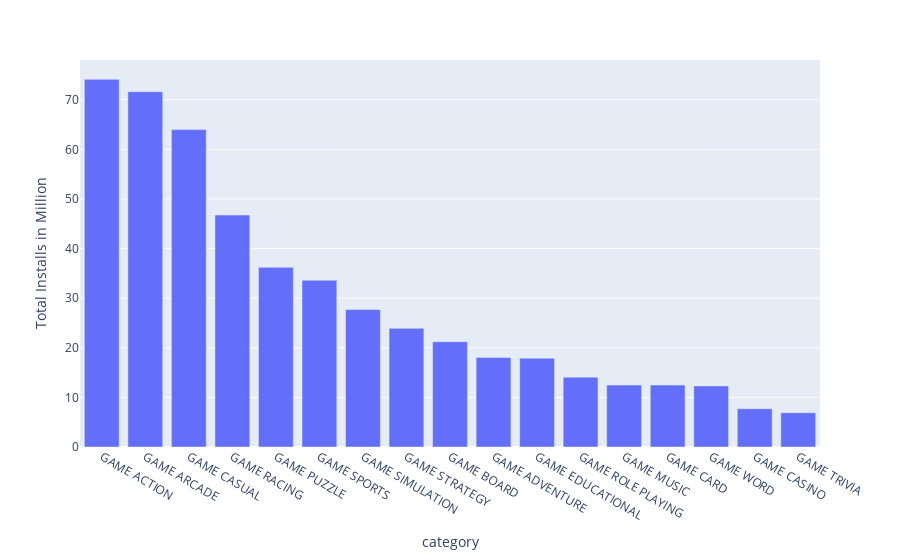

Notebook code for this chart:
### Code cell
fig = px.bar(intalls_in_million_by_category, x=intalls_in_million_by_category.index, y=intalls_in_million_by_category.values,
            labels={"y":"Total Installs in Million"})
fig.update_layout(xaxis={"categoryorder":"total descending"})
fig.show()

### Figure 1 — Plotly figure (JSON) as saved in the notebook; plotly's stock layout.template omitted (floating-point values rounded to 4 significant figures)
{"data": [{"alignmentgroup": "True", "hovertemplate": "category=%{x}<br>Total Installs in Million=%{y}<extra></extra>", "legendgroup": "", "marker": {"color": "#636efa", "pattern": {"shape": ""}}, "name": "", "offsetgroup": "", "orientation": "v", "showlegend": false, "textposition": "auto", "type": "bar", "x": ["GAME ACTION", "GAME ADVENTURE", "GAME ARCADE", "GAME BOARD", "GAME CARD", "GAME CASINO", "GAME CASUAL", "GAME EDUCATIONAL", "GAME MUSIC", "GAME PUZZLE", "GAME RACING", "GAME ROLE PLAYING", "GAME SIMULATION", "GAME SPORTS", "GAME STRATEGY", "GAME TRIVIA", "GAME WORD"], "xaxis": "x", "y": [74.1, 18.03, 71.61, 21.23, 12.48, 7.715, 63.97, 17.89, 12.49, 36.21, 46.75, 14.08, 27.71, 33.61, 23.91, 6.901, 12.32], "yaxis": "y"}], "layout": {"barmode": "relative", "legend": {"tracegroupgap": 0}, "margin": {"t": 60}, "xaxis": {"anchor": "y", "categoryorder": "total descending", "domain": [0, 1], "title": {"text": "category"}}, "yaxis": {"anchor": "x", "domain": [0, 1], "title": {"text": "Total Installs in Million"}}}}
